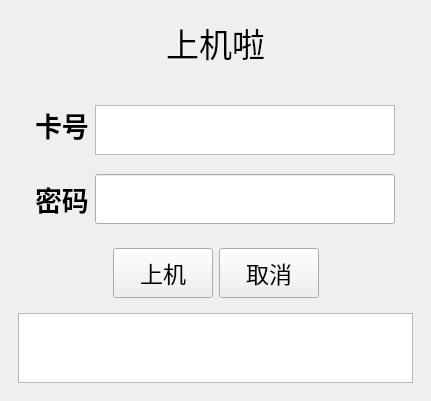
<?xml version="1.0" encoding="UTF-8"?>
<ui version="4.0">
 <class>on</class>
 <widget class="QMainWindow" name="on">
  <property name="geometry">
   <rect>
    <x>0</x>
    <y>0</y>
    <width>431</width>
    <height>374</height>
   </rect>
  </property>
  <property name="windowTitle">
   <string>on</string>
  </property>
  <widget class="QWidget" name="centralwidget">
   <layout class="QVBoxLayout" name="verticalLayout">
    <item>
     <widget class="QWidget" name="widget" native="true">
      <layout class="QHBoxLayout" name="horizontalLayout_3">
       <item>
        <spacer name="horizontalSpacer_2">
         <property name="orientation">
          <enum>Qt::Horizontal</enum>
         </property>
         <property name="sizeHint" stdset="0">
          <size>
           <width>40</width>
           <height>20</height>
          </size>
         </property>
        </spacer>
       </item>
       <item>
        <widget class="QLabel" name="label">
         <property name="font">
          <font>
           <pointsize>25</pointsize>
          </font>
         </property>
         <property name="text">
          <string>上机啦</string>
         </property>
        </widget>
       </item>
       <item>
        <spacer name="horizontalSpacer">
         <property name="orientation">
          <enum>Qt::Horizontal</enum>
         </property>
         <property name="sizeHint" stdset="0">
          <size>
           <width>40</width>
           <height>20</height>
          </size>
         </property>
        </spacer>
       </item>
      </layout>
     </widget>
    </item>
    <item>
     <widget class="QWidget" name="widget_2" native="true">
      <layout class="QGridLayout" name="gridLayout">
       <item row="3" column="0">
        <widget class="QTableWidget" name="table"/>
       </item>
       <item row="2" column="0">
        <widget class="QWidget" name="widget_3" native="true">
         <layout class="QHBoxLayout" name="horizontalLayout_2">
          <item>
           <spacer name="horizontalSpacer_3">
            <property name="orientation">
             <enum>Qt::Horizontal</enum>
            </property>
            <property name="sizeHint" stdset="0">
             <size>
              <width>40</width>
              <height>20</height>
             </size>
            </property>
           </spacer>
          </item>
          <item>
           <widget class="QPushButton" name="OK">
            <property name="minimumSize">
             <size>
              <width>100</width>
              <height>50</height>
             </size>
            </property>
            <property name="maximumSize">
             <size>
              <width>100</width>
              <height>16777215</height>
             </size>
            </property>
            <property name="font">
             <font>
              <pointsize>17</pointsize>
             </font>
            </property>
            <property name="text">
             <string>上机</string>
            </property>
           </widget>
          </item>
          <item>
           <widget class="QPushButton" name="NO">
            <property name="minimumSize">
             <size>
              <width>100</width>
              <height>50</height>
             </size>
            </property>
            <property name="maximumSize">
             <size>
              <width>70</width>
              <height>16777215</height>
             </size>
            </property>
            <property name="font">
             <font>
              <pointsize>17</pointsize>
             </font>
            </property>
            <property name="text">
             <string>取消</string>
            </property>
           </widget>
          </item>
          <item>
           <spacer name="horizontalSpacer_4">
            <property name="orientation">
             <enum>Qt::Horizontal</enum>
            </property>
            <property name="sizeHint" stdset="0">
             <size>
              <width>40</width>
              <height>20</height>
             </size>
            </property>
           </spacer>
          </item>
         </layout>
        </widget>
       </item>
       <item row="0" column="0">
        <widget class="QWidget" name="widget_5" native="true">
         <layout class="QHBoxLayout" name="horizontalLayout">
          <item>
           <spacer name="horizontalSpacer_5">
            <property name="orientation">
             <enum>Qt::Horizontal</enum>
            </property>
            <property name="sizeHint" stdset="0">
             <size>
              <width>40</width>
              <height>20</height>
             </size>
            </property>
           </spacer>
          </item>
          <item>
           <widget class="QLabel" name="label_2">
            <property name="font">
             <font>
              <pointsize>20</pointsize>
              <weight>75</weight>
              <italic>false</italic>
              <bold>true</bold>
             </font>
            </property>
            <property name="text">
             <string>卡号</string>
            </property>
           </widget>
          </item>
          <item>
           <widget class="QTextEdit" name="ID">
            <property name="minimumSize">
             <size>
              <width>300</width>
              <height>50</height>
             </size>
            </property>
            <property name="maximumSize">
             <size>
              <width>200</width>
              <height>40</height>
             </size>
            </property>
            <property name="font">
             <font>
              <pointsize>20</pointsize>
             </font>
            </property>
           </widget>
          </item>
          <item>
           <spacer name="horizontalSpacer_6">
            <property name="orientation">
             <enum>Qt::Horizontal</enum>
            </property>
            <property name="sizeHint" stdset="0">
             <size>
              <width>40</width>
              <height>20</height>
             </size>
            </property>
           </spacer>
          </item>
         </layout>
        </widget>
       </item>
       <item row="1" column="0">
        <widget class="QWidget" name="widget_6" native="true">
         <layout class="QHBoxLayout" name="horizontalLayout_4">
          <item>
           <spacer name="horizontalSpacer_7">
            <property name="orientation">
             <enum>Qt::Horizontal</enum>
            </property>
            <property name="sizeHint" stdset="0">
             <size>
              <width>40</width>
              <height>20</height>
             </size>
            </property>
           </spacer>
          </item>
          <item>
           <widget class="QLabel" name="label_3">
            <property name="font">
             <font>
              <pointsize>20</pointsize>
              <weight>75</weight>
              <italic>false</italic>
              <bold>true</bold>
             </font>
            </property>
            <property name="text">
             <string>密码</string>
            </property>
           </widget>
          </item>
          <item>
           <widget class="QLineEdit" name="pwd">
            <property name="minimumSize">
             <size>
              <width>300</width>
              <height>50</height>
             </size>
            </property>
            <property name="echoMode">
             <enum>QLineEdit::Password</enum>
            </property>
           </widget>
          </item>
          <item>
           <spacer name="horizontalSpacer_8">
            <property name="orientation">
             <enum>Qt::Horizontal</enum>
            </property>
            <property name="sizeHint" stdset="0">
             <size>
              <width>40</width>
              <height>20</height>
             </size>
            </property>
           </spacer>
          </item>
         </layout>
        </widget>
       </item>
      </layout>
     </widget>
    </item>
   </layout>
  </widget>
 </widget>
 <resources/>
 <connections/>
</ui>
